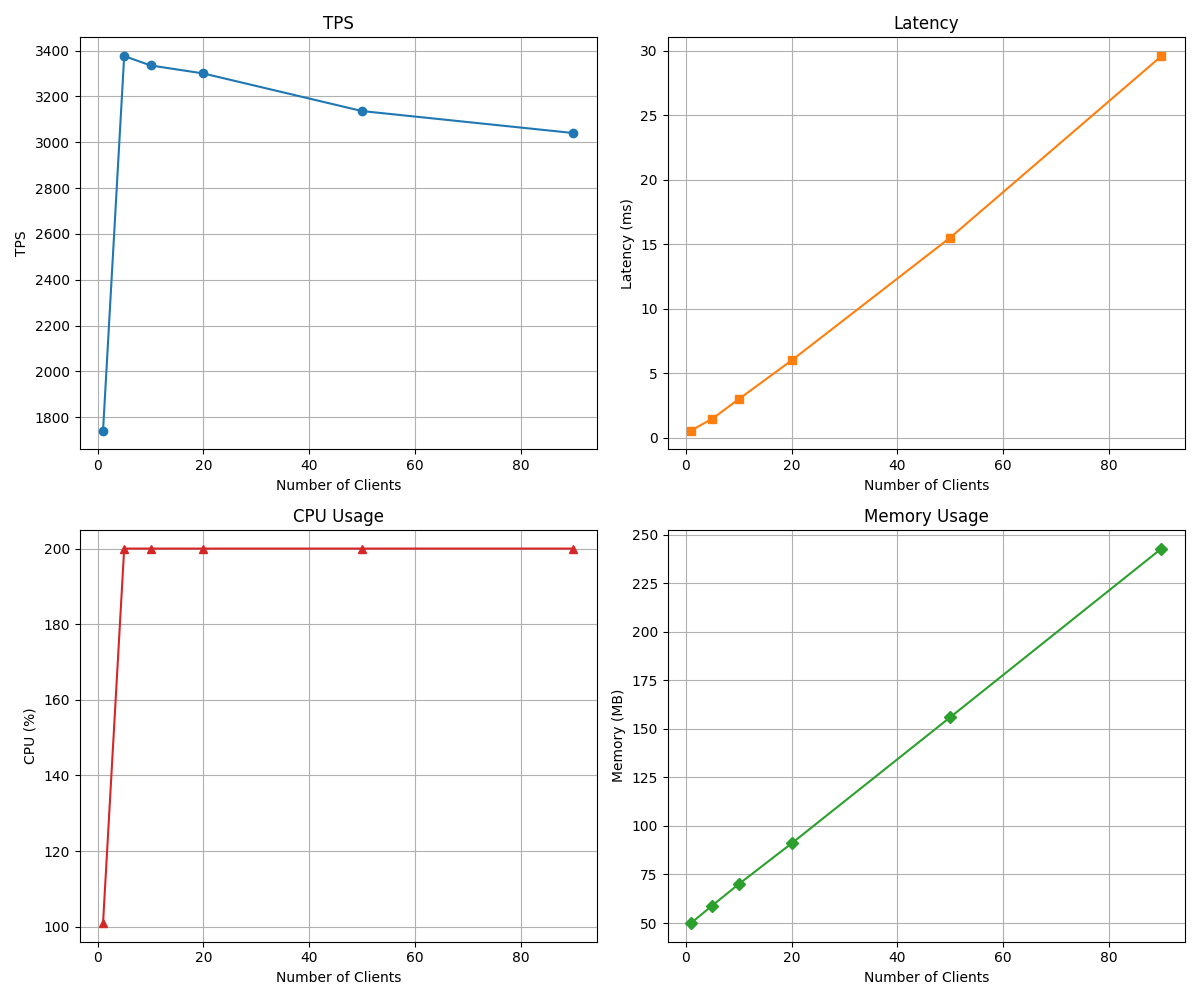

Here is the Python script that generated this plot:
import matplotlib.pyplot as plt

clients = [1, 5, 10, 20, 50, 90]
tps = [1742, 3376, 3335, 3300, 3136, 3040]
latency = [0.574, 1.481, 2.998, 6.001, 15.515, 29.596]
cpu = [101, 200, 200, 200, 200, 200]
memory = [50, 59, 70, 91, 156, 243]

fig, axs = plt.subplots(2, 2, figsize=(12, 10))

# TPS
axs[0, 0].plot(clients, tps, marker='o', label='TPS')
axs[0, 0].set_title('TPS')
axs[0, 0].set_xlabel('Number of Clients')
axs[0, 0].set_ylabel('TPS')
axs[0, 0].grid(True)

# Latency
axs[0, 1].plot(clients, latency, marker='s', color='tab:orange', label='Latency (ms)')
axs[0, 1].set_title('Latency')
axs[0, 1].set_xlabel('Number of Clients')
axs[0, 1].set_ylabel('Latency (ms)')
axs[0, 1].grid(True)

# CPU
axs[1, 0].plot(clients, cpu, marker='^', color='tab:red', label='CPU (%)')
axs[1, 0].set_title('CPU Usage')
axs[1, 0].set_xlabel('Number of Clients')
axs[1, 0].set_ylabel('CPU (%)')
axs[1, 0].grid(True)

# Memory
axs[1, 1].plot(clients, memory, marker='D', color='tab:green', label='Memory (MB)')
axs[1, 1].set_title('Memory Usage')
axs[1, 1].set_xlabel('Number of Clients')
axs[1, 1].set_ylabel('Memory (MB)')
axs[1, 1].grid(True)

plt.tight_layout()
plt.savefig("results/05_film_rental_history.png")